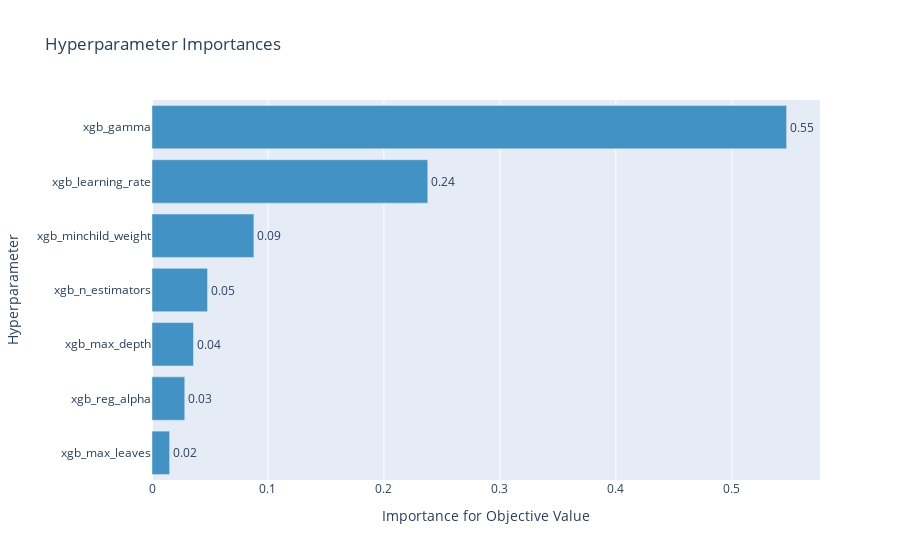

Write notebook code for a chart like this one.
### Code cell
optuna.visualization.plot_param_importances(study)

### Figure 1 — Plotly figure (JSON) as saved in the notebook; plotly's stock layout.template omitted (floating-point values rounded to 4 significant figures)
{"data": [{"cliponaxis": false, "hovertemplate": ["xgb_max_leaves (IntDistribution): 0.015171463014270819<extra></extra>", "xgb_reg_alpha (IntDistribution): 0.028240600641619023<extra></extra>", "xgb_max_depth (IntDistribution): 0.0357840033707511<extra></extra>", "xgb_n_estimators (IntDistribution): 0.04790513092366092<extra></extra>", "xgb_minchild_weight (IntDistribution): 0.08786800031492843<extra></extra>", "xgb_learning_rate (FloatDistribution): 0.2378043241339598<extra></extra>", "xgb_gamma (FloatDistribution): 0.5472264776008098<extra></extra>"], "marker": {"color": "rgb(66,146,198)"}, "orientation": "h", "text": ["0.02", "0.03", "0.04", "0.05", "0.09", "0.24", "0.55"], "textposition": "outside", "type": "bar", "x": [0.01517, 0.02824, 0.03578, 0.04791, 0.08787, 0.2378, 0.5472], "y": ["xgb_max_leaves", "xgb_reg_alpha", "xgb_max_depth", "xgb_n_estimators", "xgb_minchild_weight", "xgb_learning_rate", "xgb_gamma"]}], "layout": {"showlegend": false, "title": {"text": "Hyperparameter Importances"}, "xaxis": {"title": {"text": "Importance for Objective Value"}}, "yaxis": {"title": {"text": "Hyperparameter"}}}}
